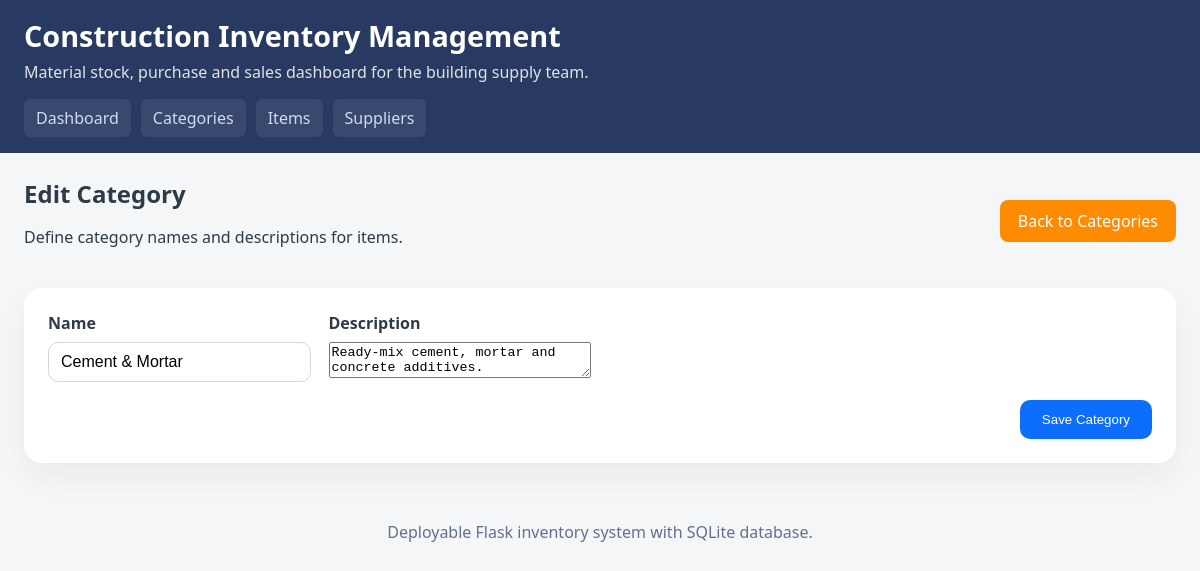
/categories/edit/1, run on the app's committed database.
### tables this page shows
CREATE TABLE categories (
        category_id INTEGER PRIMARY KEY AUTOINCREMENT,
        name TEXT NOT NULL UNIQUE,
        description TEXT
    );

### app.py (the view, shortened to what this page needs)
@app.route('/categories/edit/<int:category_id>', methods=['GET', 'POST'])
def category_edit(category_id):
    category = query_db('SELECT * FROM categories WHERE category_id = ?', (category_id,), one=True)
    if not category:
        flash('Category not found.', 'danger')
        return redirect(url_for('category_list'))
    return render_template('category_form.html', category=category)

### app.py (called while the page is built)
def get_db():
    db = getattr(g, '_database', None)
    if db is None:
        db = g._database = sqlite3.connect(DB_PATH)
        db.row_factory = sqlite3.Row
    return db

def query_db(query, args=(), one=False):
    cur = get_db().execute(query, args)
    rv = cur.fetchall()
    cur.close()
    return (rv[0] if rv else None) if one else rv

@app.teardown_appcontext
def close_connection(exception):
    db = getattr(g, '_database', None)
    if db is not None:
        db.close()

### templates/category_form.html
{% extends 'base.html' %}
{% block content %}
<section class="page-header">
    <div>
        <h2>{{ 'Edit Category' if category else 'Add New Category' }}</h2>
        <p>Define category names and descriptions for items.</p>
    </div>
    <a class="button" href="{{ url_for('category_list') }}">Back to Categories</a>
</section>
<form method="post" class="form-grid">
    <label>Name<input name="name" value="{{ category.name if category else '' }}" required></label>
    <label>Description<textarea name="description">{{ category.description if category else '' }}</textarea></label>
    <div class="form-actions">
        <button type="submit">{{ 'Save Category' if category else 'Create Category' }}</button>
    </div>
</form>
{% endblock %}

### static/styles.css (style rules this page uses)
* { box-sizing: border-box; }
body { margin: 0; font-family: 'Segoe UI', Tahoma, Geneva, Verdana, sans-serif; background: #f4f6f8; color: #2e3a46; }
.page-header, .dashboard, .summary-tables { margin-bottom: 24px; }
.page-header { display: flex; justify-content: space-between; flex-wrap: wrap; align-items: center; gap: 16px; }
.page-header h2 { margin: 0; }
.button { display:inline-block; background:#ff8c00; color:#fff; text-decoration:none; padding: 10px 18px; border-radius:8px; transition: background .2s ease; }
.form-grid { display:grid; grid-template-columns: repeat(auto-fit,minmax(240px,1fr)); gap:18px; background:#fff; padding:24px; border-radius:18px; box-shadow:0 14px 32px rgba(0,0,0,0.05); }
label { display:flex; flex-direction:column; gap:8px; font-weight:600; }
input, select { padding: 10px 12px; border-radius:10px; border:1px solid #d4d8e2; font-size:1rem; }
.form-actions { grid-column: 1 / -1; display:flex; justify-content:flex-end; }
.form-actions button { background:#0d6efd; color:#fff; border:none; padding:12px 22px; border-radius:10px; cursor:pointer; }

### data on the page
categories: name "Cement & Mortar", description "Ready-mix cement, mortar and concrete additives."

### other printed values
{{ 'Edit Category' if category else 'Add New Category' }} "Edit Category"
{{ 'Save Category' if category else 'Create Category' }} "Save Category"
